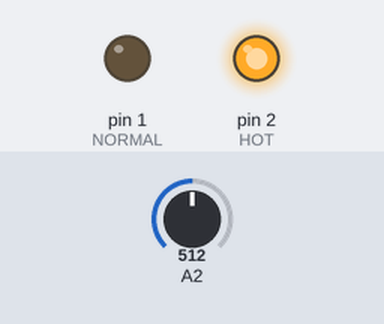
Recording of a sketch running on a simulated Arduino Uno, built with avr-gcc and run on an emulated ATmega328P. Parts: output pins drawn as LEDs (lit = HIGH). Inputs (shaded band) come from the test bench; at power-on: A2 = 512.

Above: at 1.8 s.
1.9 s: A2 set to 164
6.0 s: A2 set to 145
At 6.5 s:
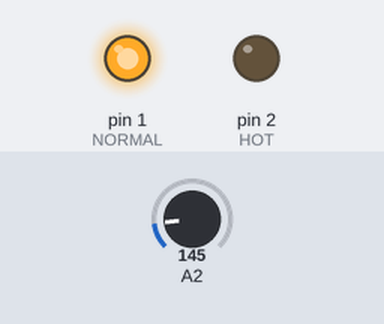
10.1 s: A2 set to 306
At 11.5 s:
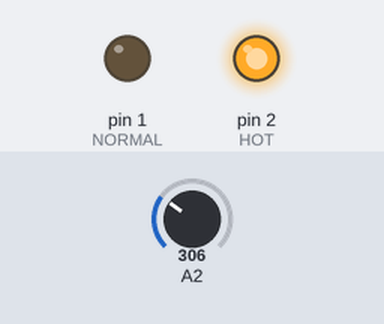
Timing chart, 0 to 13.1 s (numbered marks = the images above; inputs shaded):
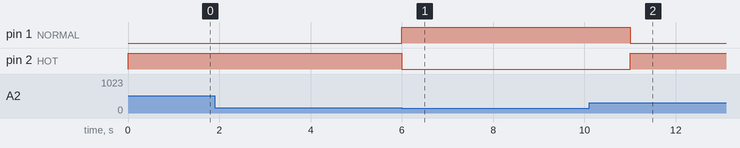

The sketch:

project08.ino
```cpp
// Project 8 - Creating a Quick-Read Thermometer

// define the pins that the LEDs are connected to:
#define HOT 2
#define NORMAL 1
#define COLD 0

float voltage = 0;
float celsius = 0;
float hotTemp = 25;
float coldTemp = 15;
float sensor = 0;

void setup()
{
  pinMode(HOT, OUTPUT);
  pinMode(NORMAL, OUTPUT);
  pinMode(COLD, OUTPUT);
}

void loop()
{
  // read the temperature sensor and convert the result to degrees Celsius
  sensor = analogRead(2);
  voltage = (sensor * 5000) / 1024; // convert raw sensor value to millivolts
  voltage = voltage - 500; // remove voltage offset
  celsius = voltage / 10; // convert millivolts to Celsius
  // act on temperature range
  if ( celsius < coldTemp )
  {
    digitalWrite(COLD, HIGH);
    delay(1000);
    digitalWrite(COLD, LOW);
  }
  else if ( celsius > coldTemp && celsius <= hotTemp )
  {
    digitalWrite(NORMAL, HIGH);
    delay(1000);
    digitalWrite(NORMAL, LOW);
  }
  else
  {
    // celsius is > hotTemp
    digitalWrite(HOT, HIGH);
    delay(1000);
    digitalWrite(HOT, LOW);
  }
}
```

Measured:
- the behaviour switches between 154 and 153 on A2 (found by bisection; images 0 and 1)
- after the input at 6.0 s, pin 1 (NORMAL): LOW → HIGH at once; pin 2 (HOT): HIGH → LOW at once
- after the input at 10.1 s, pin 1 (NORMAL): HIGH → LOW after 0.90 s; pin 2 (HOT): LOW → HIGH after 0.90 s
